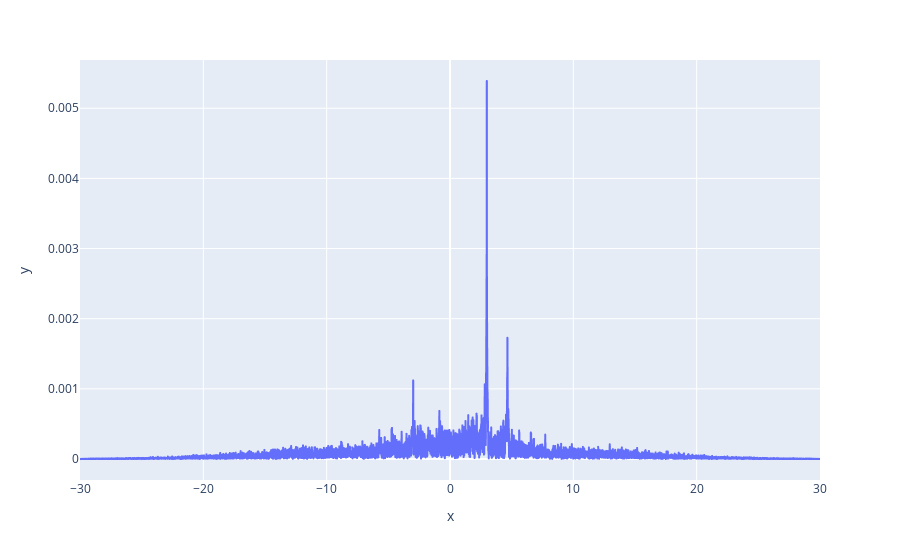

Source (notebook cell):
### Code cell
print(snr[5000])
px.line(x=nccfs.t, y=np.abs(nccfs.NCCFs_c[5000,:]))

### Figure 1 — Plotly figure (JSON) as saved in the notebook; plotly's stock layout.template omitted (floating-point values rounded to 4 significant figures; data arrays with more than 128 entries replaced by an {"elided": "..."} marker saying what was removed)
{"data": [{"hovertemplate": "x=%{x}<br>y=%{y}<extra></extra>", "legendgroup": "", "line": {"color": "#636efa", "dash": "solid"}, "mode": "lines", "name": "", "showlegend": false, "type": "scattergl", "x": {"elided": "11999 float values"}, "xaxis": "x", "y": {"elided": "11999 float values"}, "yaxis": "y"}], "layout": {"legend": {"tracegroupgap": 0}, "margin": {"t": 60}, "xaxis": {"anchor": "y", "domain": [0, 1], "title": {"text": "x"}}, "yaxis": {"anchor": "x", "domain": [0, 1], "title": {"text": "y"}}}}
